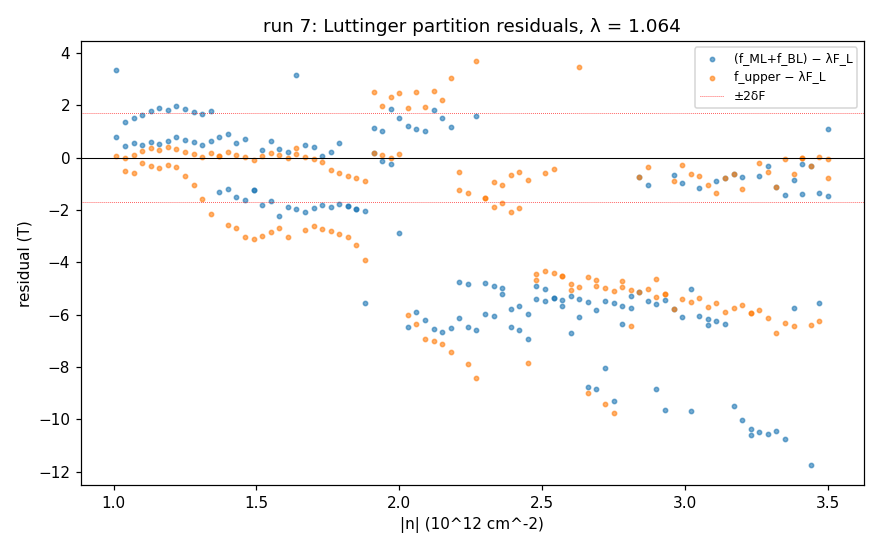

Source code (Python):
# Partition robustness (investigation step 5.1): per column find
#   f_light (2-8 T band), and the two strongest tones in the heavy band
#   [0.55*lam*FL, 1.2*lam*FL]; test f_light + f_heavy_lower = lam*FL(n).
import matplotlib

matplotlib.use("Agg")
import matplotlib.pyplot as plt
import numpy as np
from hera.analysis import fan_grids, resistance_grids, sdh_fft, luttinger_frequency

fan = fan_grids("data/7")
rg = resistance_grids(fan)
B = fan.slow
ns = np.linspace(-0.5, -3.5, 101)
FLnom = luttinger_frequency(np.abs(ns) * 1e16)
LAM = 1.064

rows = []
for ch, ceil in (("sr1", 23.75e3), ("sr2", 9.5e3)):
    R = rg.R[ch]
    f, spec = sdh_fft(R, B, b_range=(0.95, 8.0))
    df = f[1] - f[0]
    for ci in range(101):
        if R[:, ci].max() > ceil or abs(ns[ci]) < 1.0:
            continue
        s = spec[ci]
        FL = LAM * FLnom[ci]
        def top_peaks(fmin, fmax, k=2):
            m = (f >= fmin) & (f <= fmax)
            fi, si = f[m], s[m]
            pk = (si[1:-1] > si[:-2]) & (si[1:-1] > si[2:])
            idx = np.where(pk)[0] + 1
            idx = idx[np.argsort(si[idx])[::-1][:k]]
            return sorted([(fi[i], si[i]) for i in idx])
        lp = top_peaks(2.0, min(8.0, 0.45 * FL), k=1)
        hp = top_peaks(0.55 * FL, 1.2 * FL, k=2)
        if not lp or len(hp) < 1:
            continue
        fl_ = lp[0][0]
        if len(hp) == 2:
            fbl, fsum = hp[0][0], hp[1][0]
        else:
            fbl, fsum = hp[0][0], np.nan
        rows.append((ch, abs(ns[ci]), FL, fl_, fbl, fsum))

arr = [(r[1], r[2], r[3], r[4], r[5]) for r in rows]
arr = np.array(arr)
resid_pair = (arr[:, 2] + arr[:, 3]) - arr[:, 1]        # (f_ML + f_BL) - lam*FL
resid_sum = arr[:, 4] - arr[:, 1]                       # f_upper - lam*FL
print(f"columns tested: {len(arr)} (both channels, unclipped, |n|>=1)")
print(f"pair partition (f_ML + f_BL) - lam*FL: median {np.nanmedian(resid_pair):+.2f} T, "
      f"IQR {np.nanpercentile(resid_pair,25):+.2f}..{np.nanpercentile(resid_pair,75):+.2f}")
print(f"upper tone - lam*FL:                   median {np.nanmedian(resid_sum):+.2f} T, "
      f"IQR {np.nanpercentile(resid_sum,25):+.2f}..{np.nanpercentile(resid_sum,75):+.2f}")
frac2 = np.mean(~np.isnan(arr[:, 4]))
print(f"columns with TWO resolved heavy-band tones: {100*frac2:.0f}%")

fig, ax = plt.subplots(figsize=(8, 5))
ax.scatter(arr[:, 0], resid_pair, s=8, alpha=0.6, label="(f_ML+f_BL) − λF_L")
ax.scatter(arr[:, 0], resid_sum, s=8, alpha=0.6, label="f_upper − λF_L")
ax.axhline(0, color="k", lw=0.7)
ax.axhline(1.7, color="r", lw=0.5, ls=":")
ax.axhline(-1.7, color="r", lw=0.5, ls=":", label="±2δF")
ax.set_xlabel("|n| (10^12 cm^-2)")
ax.set_ylabel("residual (T)")
ax.legend(fontsize=8)
ax.set_title(f"run 7: Luttinger partition residuals, λ = {LAM}")
fig.tight_layout()
fig.savefig("hera_scratch/fan_partition.png", dpi=110)
print("saved fan_partition.png")
